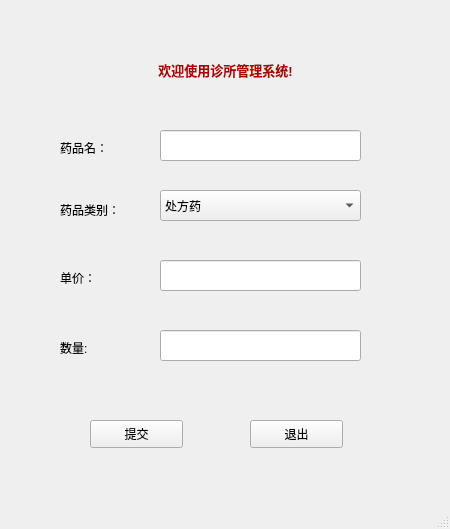
<?xml version="1.0" encoding="UTF-8"?>
<ui version="4.0">
 <class>AddDrug</class>
 <widget class="QMainWindow" name="AddDrug">
  <property name="geometry">
   <rect>
    <x>0</x>
    <y>0</y>
    <width>450</width>
    <height>529</height>
   </rect>
  </property>
  <property name="windowTitle">
   <string>诊所管理系统</string>
  </property>
  <widget class="QWidget" name="centralwidget">
   <widget class="QLabel" name="label_2">
    <property name="geometry">
     <rect>
      <x>60</x>
      <y>140</y>
      <width>72</width>
      <height>15</height>
     </rect>
    </property>
    <property name="text">
     <string>药品名：</string>
    </property>
   </widget>
   <widget class="QLabel" name="label_3">
    <property name="geometry">
     <rect>
      <x>60</x>
      <y>200</y>
      <width>71</width>
      <height>20</height>
     </rect>
    </property>
    <property name="text">
     <string>药品类别：</string>
    </property>
   </widget>
   <widget class="QLabel" name="label_4">
    <property name="geometry">
     <rect>
      <x>60</x>
      <y>270</y>
      <width>72</width>
      <height>15</height>
     </rect>
    </property>
    <property name="text">
     <string>单价：</string>
    </property>
   </widget>
   <widget class="QLineEdit" name="lineEdit">
    <property name="geometry">
     <rect>
      <x>160</x>
      <y>130</y>
      <width>201</width>
      <height>31</height>
     </rect>
    </property>
   </widget>
   <widget class="QComboBox" name="comboBox">
    <property name="geometry">
     <rect>
      <x>160</x>
      <y>190</y>
      <width>201</width>
      <height>31</height>
     </rect>
    </property>
    <item>
     <property name="text">
      <string>处方药</string>
     </property>
    </item>
    <item>
     <property name="text">
      <string>非处方药</string>
     </property>
    </item>
   </widget>
   <widget class="QLineEdit" name="lineEdit_2">
    <property name="geometry">
     <rect>
      <x>160</x>
      <y>260</y>
      <width>201</width>
      <height>31</height>
     </rect>
    </property>
   </widget>
   <widget class="QPushButton" name="pushButton">
    <property name="geometry">
     <rect>
      <x>90</x>
      <y>420</y>
      <width>93</width>
      <height>28</height>
     </rect>
    </property>
    <property name="text">
     <string>提交</string>
    </property>
   </widget>
   <widget class="QLabel" name="label_5">
    <property name="geometry">
     <rect>
      <x>60</x>
      <y>340</y>
      <width>72</width>
      <height>15</height>
     </rect>
    </property>
    <property name="text">
     <string>数量:</string>
    </property>
   </widget>
   <widget class="QLineEdit" name="lineEdit_3">
    <property name="geometry">
     <rect>
      <x>160</x>
      <y>330</y>
      <width>201</width>
      <height>31</height>
     </rect>
    </property>
   </widget>
   <widget class="QLabel" name="label">
    <property name="geometry">
     <rect>
      <x>120</x>
      <y>50</y>
      <width>211</width>
      <height>41</height>
     </rect>
    </property>
    <property name="text">
     <string>&lt;html&gt;&lt;head/&gt;&lt;body&gt;&lt;p align=&quot;center&quot;&gt;&lt;span style=&quot; font-size:10pt; font-weight:600; color:#aa0000;&quot;&gt;欢迎使用诊所管理系统!&lt;/span&gt;&lt;/p&gt;&lt;/body&gt;&lt;/html&gt;</string>
    </property>
   </widget>
   <widget class="QPushButton" name="pushButton_2">
    <property name="geometry">
     <rect>
      <x>250</x>
      <y>420</y>
      <width>93</width>
      <height>28</height>
     </rect>
    </property>
    <property name="text">
     <string>退出</string>
    </property>
   </widget>
  </widget>
  <widget class="QStatusBar" name="statusbar"/>
 </widget>
 <resources/>
 <connections/>
</ui>
